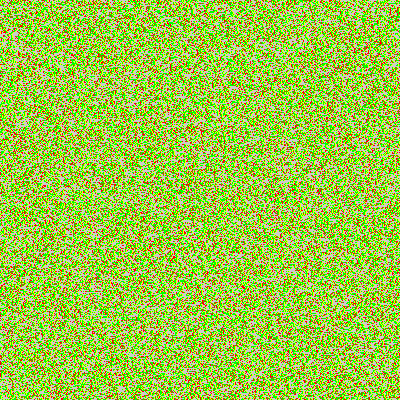
Frame 1 (no input)
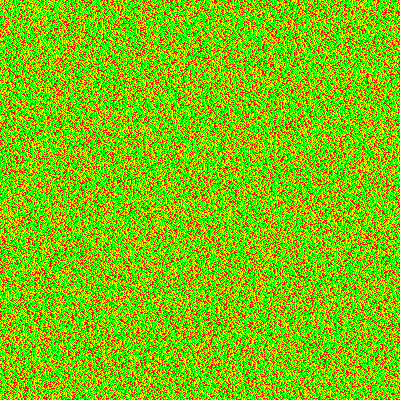
Frame 60 (the mouse pressed at the canvas centre just before this capture)
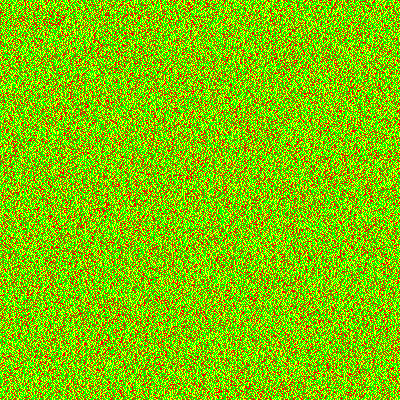
Frame 120 (the mouse held since frame 60 and released just before this capture)

The Processing sketch that drew these frames (run headless with seeded random() and noise(); from frame 60 on, the mouse is pressed at the canvas centre):

// Processing sketch: Markov_Stock_Market_Pixels
// ── Markov_Stock_Market_Pixels.pde
int state = 0;
int y =0;
float rand = 0;
int DownToDown = 10;
int DownToUp = 60;
int NToDown = 20;
int NToUp = 20;
int UpToDown = 10;
int UpToUp = 70;

void setup(){
size (400,400);

}

void draw(){
  loadPixels();
  for (int i = 0; i < pixels.length; i++){
  {
  if (state == 0){
  point(i,y);
  rand = random(100);
  if(rand < DownToDown){state = 0;pixels[i] = color (255, 0, 0);}  
  if (rand > 100- DownToUp){state = 2;pixels[i] = color (0, 255, 0);}
  if (rand > DownToUp && rand < DownToUp){state = 1;pixels[i] = color (0, 0, 255);}
  
  } else if (state == 1){
      point(i,y);
      rand = random(100);
      if(rand < NToDown){state = 0;pixels[i] = color (255, 0, 0) ;}  
      if (rand > 100- NToUp){state = 2;pixels[i] = color (0, 255, 0);}
      if (rand > NToDown && rand < NToUp){state = 1;pixels[i] = color (255, 255, 0);}
  } else {
      point(i,y);
      rand = random(100);
      if(rand < UpToDown){state = 0;pixels[i] = color (255, 0, 0);}  
      if (rand > 100- UpToUp){state = 2;pixels[i] = color (0, 255, 0);}
      if (rand > UpToDown && rand < UpToUp){state = 1;pixels[i] = color (255, 255, 0);}
    }

  }
  }
updatePixels();  
}

//pixels[i] = color (random(255), random(255), random(255));
